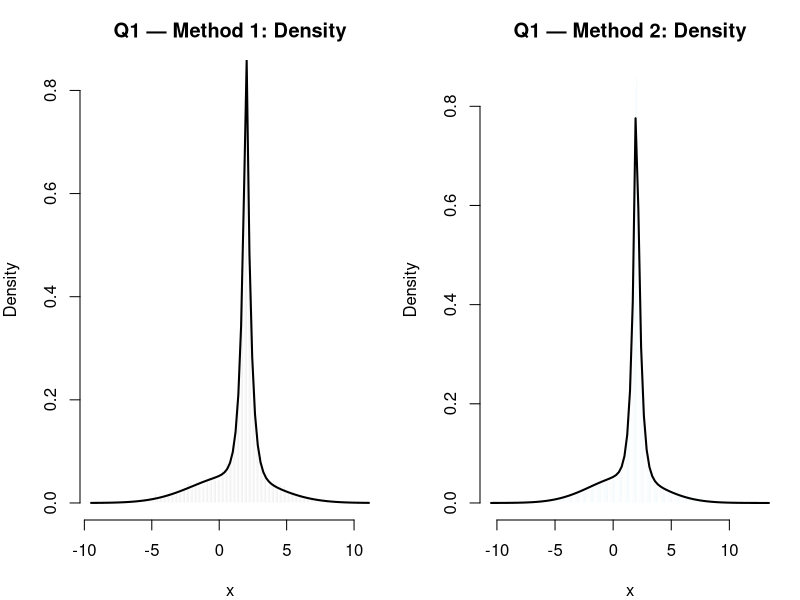
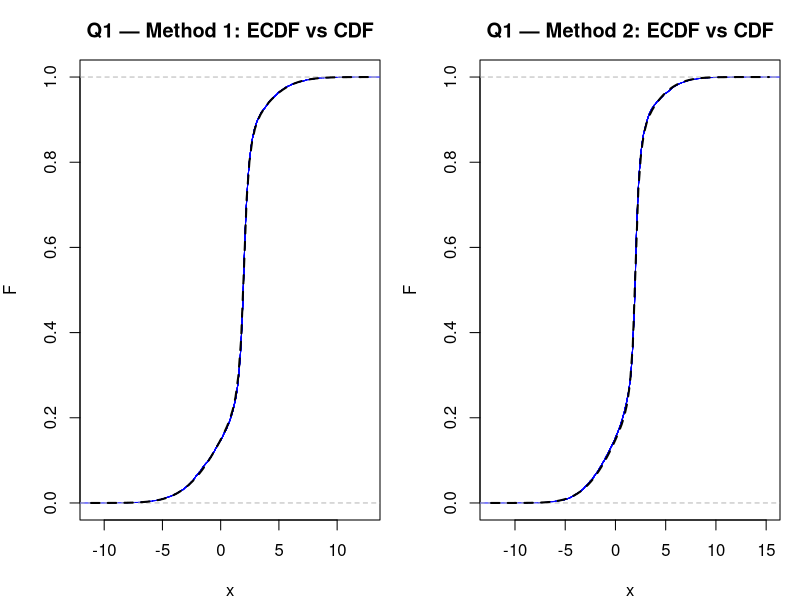

Write the R code that produced these figures, in order.
## ---------- Q1: Normal(1,3^2) + Laplace(2, b=1/3); two methods with explicit counts ----------
set.seed(42)
n  <- 10000
w1 <- 0.4; w2 <- 0.6

## Laplace CDF/pdf
plap <- function(x, beta=2, b=1/3){
  y <- x - beta
  ifelse(y < 0, 0.5*exp(y/b), 1 - 0.5*exp(-y/b))
}
dlap <- function(x, beta=2, b=1/3) (1/(2*(1/3)))*exp(-abs(x-beta)/(1/3))

## Global target CDF & PDF
F_mix <- function(x) w1*pnorm(x, mean=1, sd=3) + w2*plap(x, beta=2, b=1/3)
f_mix <- function(x) w1*dnorm(x, mean=1, sd=3) + w2*dlap(x, beta=2, b=1/3)

## Global inverse CDF by root-finding
Finv <- function(u, lo=-100, hi=100, tol=1e-9){
  sapply(u, function(uu) uniroot(function(x) F_mix(x)-uu, c(lo,hi), tol=tol)$root)
}

## Theoretical moments (mixture)
mu1 <- 1;  v1 <- 3^2
mu2 <- 2;  v2 <- 2*(1/3)^2
mu_th  <- w1*mu1 + w2*mu2
var_th <- w1*(v1 + mu1^2) + w2*(v2 + mu2^2) - mu_th^2

## ---------------- Method 1: counts -> U in segment intervals -> Finv ----------------
t1 <- system.time({
  N1 <- rbinom(1, n, w1); N2 <- n - N1
  U  <- numeric(n)
  if (N1 > 0) U[1:N1]     <- runif(N1, 0, w1)  # segment 1: [0, w1)
  if (N2 > 0) U[(N1+1):n] <- runif(N2, w1, 1)  # segment 2: [w1, 1)
  x1 <- Finv(U)
  m1 <- mean(x1); v1e <- var(x1)
})
cat(sprintf("Q1-Method1 counts: N1=%d, N2=%d\n", N1, N2))

## ---------------- Method 2: global U -> explicit counts -> Finv ---------------------
t2 <- system.time({
  U2  <- runif(n)                       # draw once globally
  idx1 <- (U2 < w1); idx2 <- !idx1
  N1b <- sum(idx1); N2b <- sum(idx2)    # explicit counts
  x2  <- numeric(n)
  x2[idx1] <- Finv(U2[idx1])            # use the same U in its segment
  x2[idx2] <- Finv(U2[idx2])
  m2 <- mean(x2); v2e <- var(x2)
})
cat(sprintf("Q1-Method2 counts: N1=%d, N2=%d\n\n", N1b, N2b))

## ---------------- Print comparison ----------------
cat("=== Q1: Theoretical vs Empirical ===\n")
cat(sprintf("Theory : mean=%.6f  var=%.6f\n", mu_th, var_th))
cat(sprintf("Method1(counts->Useg->Finv): mean=%.6f  var=%.6f | time=%.3fs\n", m1, v1e, t1["elapsed"]))
cat(sprintf("Method2(U->counts->Finv)  : mean=%.6f  var=%.6f | time=%.3fs\n\n", m2, v2e, t2["elapsed"]))
cat(sprintf("RelErr-1: mean=%.3f%% var=%.3f%%\n", 100*abs(m1-mu_th)/mu_th, 100*abs(v1e-var_th)/var_th))
cat(sprintf("RelErr-2: mean=%.3f%% var=%.3f%%\n\n", 100*abs(m2-mu_th)/mu_th, 100*abs(v2e-var_th)/var_th))

## ---------------- Save plots ----------------
png("q1_density_compare.png", 1600, 800, res=150)
par(mfrow=c(1,2), mar=c(4,4,3,1))
hist(x1, breaks="FD", freq=FALSE, col="lightgray", border="white",
     main="Q1 — Method 1: Density", xlab="x"); curve(f_mix(x), add=TRUE, lwd=2)
hist(x2, breaks="FD", freq=FALSE, col="lightblue", border="white",
     main="Q1 — Method 2: Density", xlab="x"); curve(f_mix(x), add=TRUE, lwd=2)
dev.off()

png("q1_cdf_compare.png", 1600, 800, res=150)
par(mfrow=c(1,2), mar=c(4,4,3,1))
plot(ecdf(x1), main="Q1 — Method 1: ECDF vs CDF", xlab="x", ylab="F", col="blue")
curve(F_mix(x), add=TRUE, lwd=2, lty=2)
plot(ecdf(x2), main="Q1 — Method 2: ECDF vs CDF", xlab="x", ylab="F", col="blue")
curve(F_mix(x), add=TRUE, lwd=2, lty=2)
dev.off()
